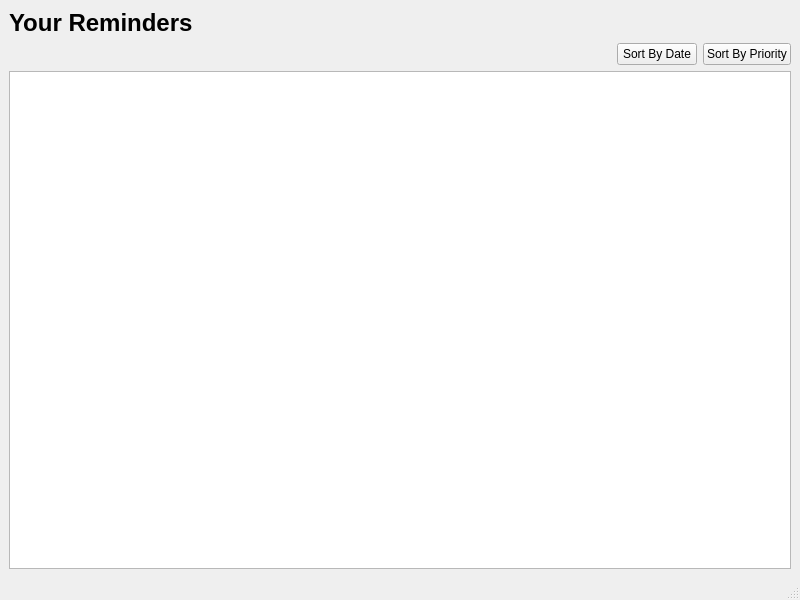
<?xml version="1.0" encoding="UTF-8"?>
<ui version="4.0">
 <class>ListViewWindow</class>
 <widget class="QMainWindow" name="ListViewWindow">
  <property name="geometry">
   <rect>
    <x>0</x>
    <y>0</y>
    <width>800</width>
    <height>600</height>
   </rect>
  </property>
  <property name="windowTitle">
   <string>MainWindow</string>
  </property>
  <widget class="QWidget" name="centralwidget">
   <layout class="QVBoxLayout" name="verticalLayout_2">
    <item>
     <layout class="QVBoxLayout" name="verticalLayout">
      <item>
       <widget class="QLabel" name="label">
        <property name="font">
         <font>
          <pointsize>18</pointsize>
          <weight>75</weight>
          <bold>true</bold>
         </font>
        </property>
        <property name="text">
         <string>Your Reminders</string>
        </property>
       </widget>
      </item>
      <item>
       <layout class="QHBoxLayout" name="horizontalLayout">
        <item>
         <spacer name="horizontalSpacer">
          <property name="orientation">
           <enum>Qt::Horizontal</enum>
          </property>
          <property name="sizeHint" stdset="0">
           <size>
            <width>40</width>
            <height>20</height>
           </size>
          </property>
         </spacer>
        </item>
        <item>
         <widget class="QPushButton" name="dateSortButton">
          <property name="text">
           <string>Sort By Date</string>
          </property>
         </widget>
        </item>
        <item>
         <widget class="QPushButton" name="prioritySortButton">
          <property name="text">
           <string>Sort By Priority</string>
          </property>
         </widget>
        </item>
       </layout>
      </item>
     </layout>
    </item>
    <item>
     <widget class="QTextBrowser" name="textBrowser"/>
    </item>
   </layout>
  </widget>
  <widget class="QMenuBar" name="menubar">
   <property name="geometry">
    <rect>
     <x>0</x>
     <y>0</y>
     <width>800</width>
     <height>21</height>
    </rect>
   </property>
  </widget>
  <widget class="QStatusBar" name="statusbar"/>
 </widget>
 <resources/>
 <connections/>
</ui>
